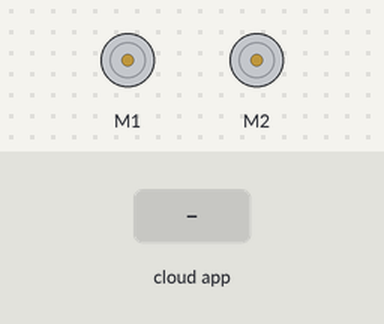
This sketch was run on a simulated Arduino Uno, built for the host (arithmetic inside an expression is 32-bit, double 64-bit). Parts: 2 × DC motor (green arrow = forward, orange = backward, longer = faster). The test bench sets the inputs (shaded band). The ROS host is connected and sends only what is stated.

Above: at 1.2 s.
1.3 s: the phone or cloud app sets cmd_speed to 1
At 2.4 s:
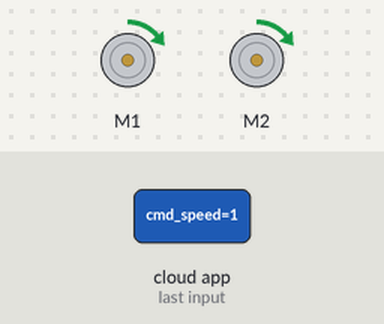
2.8 s: the phone or cloud app sets cmd_turn to 1
At 3.6 s:
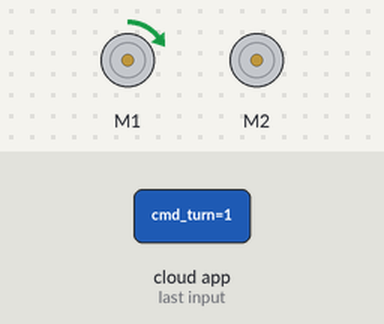
4.3 s: the phone or cloud app sets cmd_speed to 0
At 4.7 s:
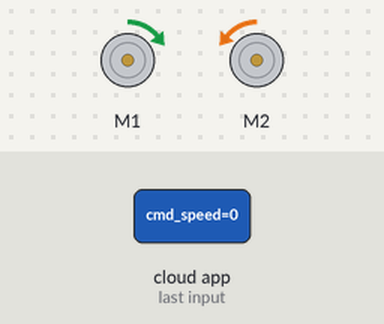
Timing chart, 0 to 7.3 s (numbered marks = the images above; inputs shaded):
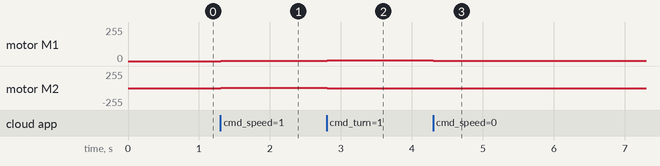

Measured:
- after the input at 1.3 s, motor M1, motor M2: stopped → forward 2/255 at once
- after the input at 2.8 s, motor M1: forward 2/255 → forward 4/255 at once; motor M2: forward 2/255 → stopped at once
- after the input at 4.3 s, motor M1: forward 4/255 → forward 2/255 at once; motor M2: stopped → backward 2/255 at once

The sketch:

zitzic_arduino.ino
```cpp
/*
 * rosserial Subscriber
 * manages Sabertooth V1.0
 */

// ROS init
#include <ros.h>
#include <std_msgs/Int8.h>

ros::NodeHandle  nh;

// Sabertooth Serial Init
#include <SabertoothSimplified.h>

// Mixed mode is for tank-style diff-drive robots.
// Only Packet Serial actually has mixed mode, so this Simplified Serial library
// emulates it (to allow easy switching between the two libraries).

SabertoothSimplified ST; // We'll name the Sabertooth object ST.
                         // For how to configure the Sabertooth, see the DIP Switch Wizard for
                         //   http://www.dimensionengineering.com/datasheets/SabertoothDIPWizard/start.htm
                         // Be sure to select Simplified Serial Mode for use with this library.
                         // This sample uses a baud rate of 9600.
                         //
                         // Connections to make:
                         //   Arduino TX->1  ->  Sabertooth S1
                         //   Arduino GND    ->  Sabertooth 0V
                         //   Arduino VIN    ->  Sabertooth 5V (OPTIONAL, if you want the Sabertooth to power the Arduino)
                         //
                         // If you want to use a pin other than TX->1, see the SoftwareSerial example.

// Local Vars (char==signed 8bit int (-127,128))
volatile char speed;
volatile char turn;

void inc_Speed( const std_msgs::Int8& new_speed){
  speed = new_speed.data;
  ST.drive(speed);
}

void inc_Turn( const std_msgs::Int8& new_turn){
  turn = new_turn.data;
  ST.turn(turn);
}

ros::Subscriber<std_msgs::Int8> sub_speed("cmd_speed", &inc_Speed );
ros::Subscriber<std_msgs::Int8> sub_turn("cmd_turn", &inc_Turn );

void setup()
{
  // ROS setup
  nh.initNode();
  nh.subscribe(sub_speed);
  nh.subscribe(sub_turn);

  // Sabertooth
  SabertoothTXPinSerial.begin(9600); // This is the baud rate you chose with the DIP switches.

  ST.drive(0); // The Sabertooth won't act on mixed mode until
  ST.turn(0);  // it has received power levels for BOTH throttle and turning, since it
               // mixes the two together to get diff-drive power levels for both motors.
               // So, we set both to zero initially.
}

void loop()
{
  nh.spinOnce();
  delay(1);
}
```
